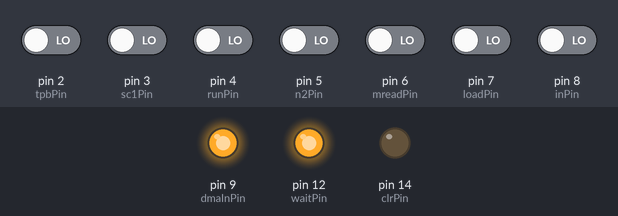
A sketch run on a simulated Arduino Uno, built with avr-gcc and run on an emulated ATmega328P. Parts: output pins drawn as LEDs (lit = HIGH). Inputs (shaded band) come from the test bench; at power-on: pin 2 (tpbPin), pin 3 (sc1Pin), pin 4 (runPin), pin 5 (n2Pin), pin 6 (mreadPin), pin 7 (loadPin), pin 8 (inPin) LOW. Pins used as bus, display or sensor lines are not drawn.

Above: at 1.2 s.
1.3 s: pin 4 (runPin) driven HIGH
At 2.2 s:
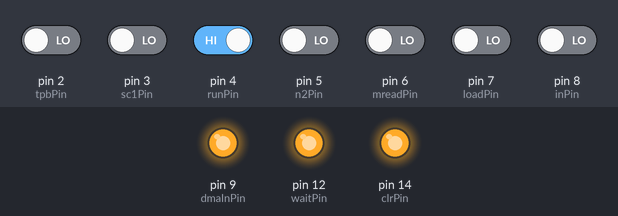
2.8 s: pin 7 (loadPin) driven HIGH
At 4.0 s:
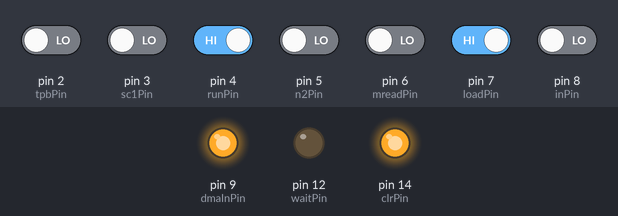
4.4 s: pin 4 (runPin) driven LOW
At 5.6 s:
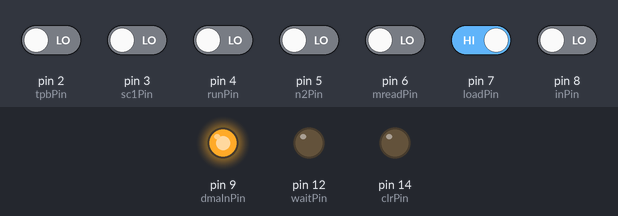
5.9 s: pin 7 (loadPin) driven LOW
At 6.5 s:
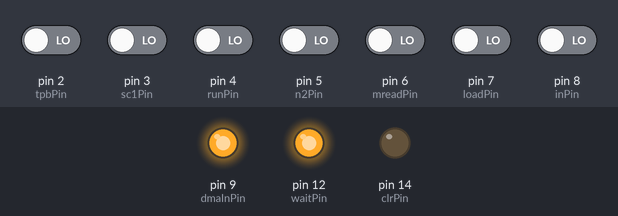
Timing chart, 0 to 8.5 s (numbered marks = the images above; inputs shaded):
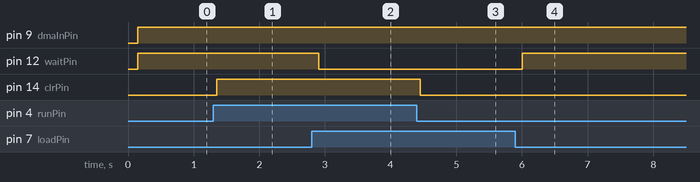

The sketch:

CosmacElf.ino
```cpp
// (licence header left out)
// Output pins to control ELF.
const int clockPin = 15;
const int clrPin = 14;
const int ef4Pin = 13;
const int waitPin = 12;
const int displayLatchPin = 11;
const int inputLatchPin = 10;
const int dmaInPin = 9;

// Input pins that determine machine state.
const int inPin = 8;
const int loadPin = 7;
const int mreadPin = 6;
const int n2Pin = 5;
const int runPin = 4;
const int sc1Pin = 3;
const int tpbPin = 2;

void setup()
{
  pinMode(clockPin, OUTPUT);
  pinMode(clrPin, OUTPUT);
  pinMode(dmaInPin, OUTPUT);
  pinMode(waitPin, OUTPUT);
  pinMode(displayLatchPin, OUTPUT);
  pinMode(inputLatchPin, OUTPUT);

  pinMode(inPin, INPUT);
  pinMode(loadPin, INPUT);
  pinMode(mreadPin, INPUT);
  pinMode(n2Pin, INPUT);
  pinMode(runPin, INPUT);
  pinMode(sc1Pin, INPUT);
  pinMode(tpbPin, INPUT);
}

void loop()
{
  // set clock high
  digitalWrite(clockPin, HIGH);

  // Read all the input state.
  int notIn = !debouncedDigitalRead(inPin);
  int load = debouncedDigitalRead(loadPin);
  int notMread = digitalRead(mreadPin);
  int n2OrLoad = digitalRead(n2Pin) || load;
  int run = debouncedDigitalRead(runPin);
  int sc1OrNotLoad = digitalRead(sc1Pin) || !load;
  int tpb = digitalRead(tpbPin);

  // Compute flip flip state.
  int notQ = flipFlop(notIn, sc1OrNotLoad);

  // Set the output pins.
  digitalWrite(clrPin, run);
  digitalWrite(displayLatchPin, !(!notMread && tpb && n2OrLoad) );
  digitalWrite(dmaInPin, notQ);
  digitalWrite(ef4Pin, load);
  digitalWrite(inputLatchPin, notMread && n2OrLoad);
  digitalWrite(waitPin, !load);

  // Set clock low
  digitalWrite(clockPin, LOW);
}

int flipFlop(int notIn, int sc1OrNotLoad)
{
  static int priorNotIn = HIGH;

  // The DMA In pin is controlled by a D flip flip and is the
  // most complicated. D is tied high, while S is low. Only clk
  // and reset change value, with !Q used to set DMA In.
  int notQ = HIGH;

  // First, detect a notIn edge trigger on clk.
  if (priorNotIn == LOW && notIn != LOW)
  {
    // On clock rising edge Q is set to the value of D, while
    // notQ is set inverted. Since D is HIGH, notQ is LOW.
    notQ = LOW;
    priorNotIn = notIn;
  }

  // Now check the reset condition of the D flip flop.
  if (sc1OrNotLoad)
  {
    // On reset Q is set to LOW and notQ is set HIGH.
    notQ = HIGH;
  }

  return notQ;
}

int debouncedDigitalRead(int pin) {
  // the debounce time; increase if weirdness happens.
  const int debounceDelay = 50;

  // Do an intial read of button state.
  int lastButtonState = digitalRead(pin);

  // Wait the standard delay.
  delay(debounceDelay);

  // read the state of the button again.
  int reading = digitalRead(pin);

  // Wait until the reading stabilizes.
  while(reading != lastButtonState) {
    lastButtonState = reading;

    // read the state of the switch again.
    reading = digitalRead(pin);

    // Wait the standard delay.
    delay(debounceDelay);
  }

  return reading;
}
```

Measured:
- after the input at 1.3 s, pin 14 (clrPin): LOW → HIGH after 0.05 s
- after the input at 2.8 s, pin 12 (waitPin): HIGH → LOW after 0.10 s
- after the input at 4.4 s, pin 14 (clrPin): HIGH → LOW after 0.05 s
- after the input at 5.9 s, pin 12 (waitPin): LOW → HIGH after 0.10 s
